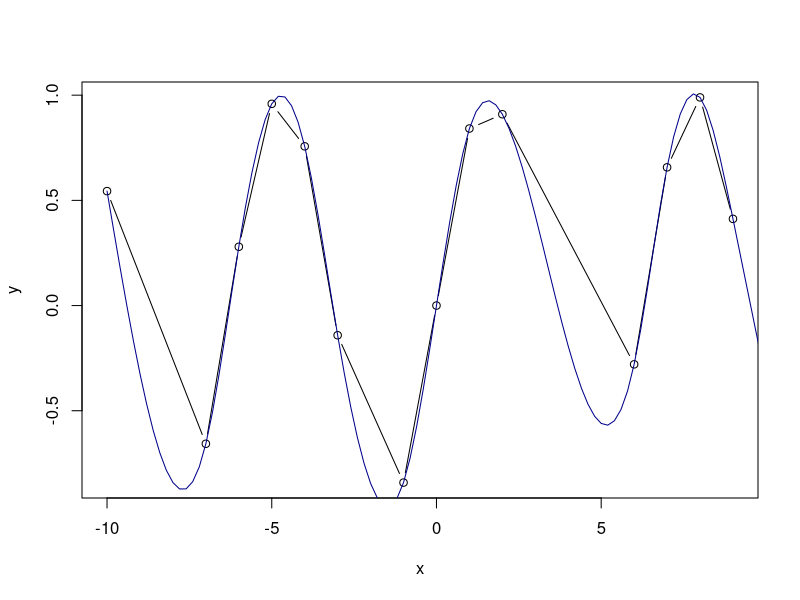

R code for this plot:
n <- 9
x <- c(-10, -7, -6, -5, -4, -3,  -1, 0, 1, 2, 6, 7, 8, 9)
y<- sin(x)







LagrangeInterpol <- function(x, y, n, xk){
    yk <- 0
    for (i in 1:n) {
        p <- 1
        for (j in 1:n) {
            if (j != i)
                p <- p*((xk-x[j])/(x[i]-x[j]))
        }
        yk <- yk + p*y[i]
    }
    return(yk)
}

xs <- x
ys <- y

for (i in min(xs):max(xs)) {
    xk <- i
    yk <- LagrangeInterpol(xs, ys, n, xk)
    append(ys, yk, after = length(xs))
    append(xs, xk, after = length(ys))
}

plot(x, y, type = 'b')

f <- splinefun(x, y, method = "natural")

curve(f(x), -10, 10, col = "darkblue", add = TRUE)
